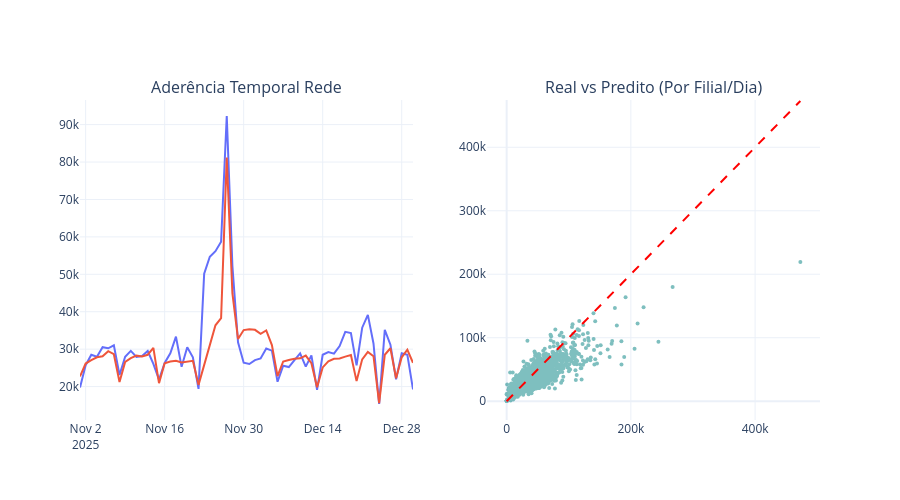
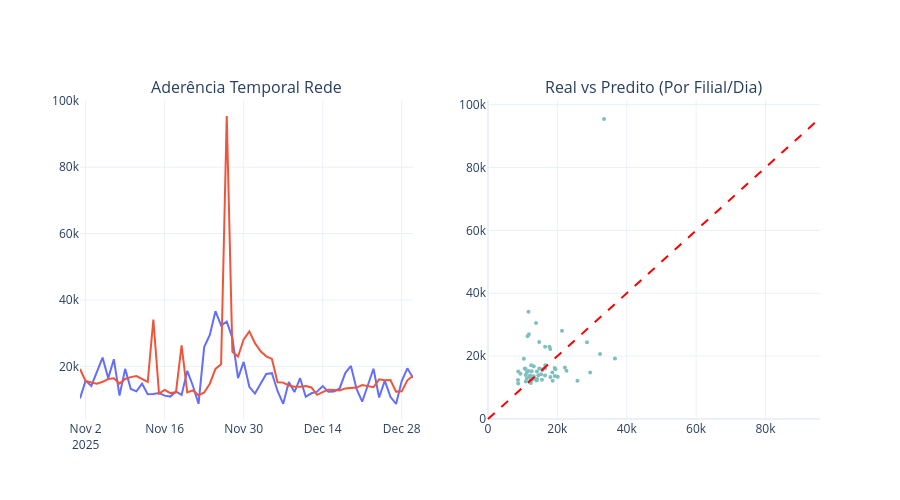
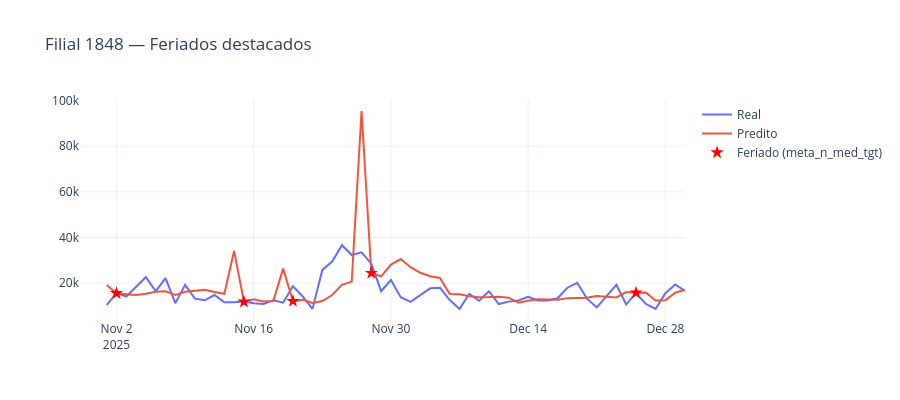

Notebook source saved alongside these figures, in order:
### Code cell
filiais_plot = [1848, 1782]

# Plot global (toda a rede)
print("=== Análise Global ===")
plotar_analise_global(df_resultado_xg)

# Plot por filial
for filial in filiais_plot:
    print(f"\n=== Filial {filial} ===")
    df_filial = df_resultado_xg[df_resultado_xg['codigo_filial'] == filial]
    plotar_analise_global(df_filial)

    # Destaca os dias de feriado na série temporal
    df_temp = df_filial.groupby('data')[['target', 'predicao']].mean().reset_index()
    df_feriados = df_filial[df_filial['is_feriado'] == 1][['data', 'predicao']].drop_duplicates()

    fig = go.Figure()
    fig.add_trace(go.Scatter(x=df_temp['data'], y=df_temp['target'],    name='Real'))
    fig.add_trace(go.Scatter(x=df_temp['data'], y=df_temp['predicao'],  name='Predito'))
    fig.add_trace(go.Scatter(
        x=df_feriados['data'],
        y=df_feriados['predicao'],
        mode='markers',
        marker=dict(size=10, color='red', symbol='star'),
        name='Feriado (meta_n_med_tgt)'
    ))
    fig.update_layout(
        title=f'Filial {filial} — Feriados destacados',
        height=400,
        template='plotly_white'
    )
    fig.show()
